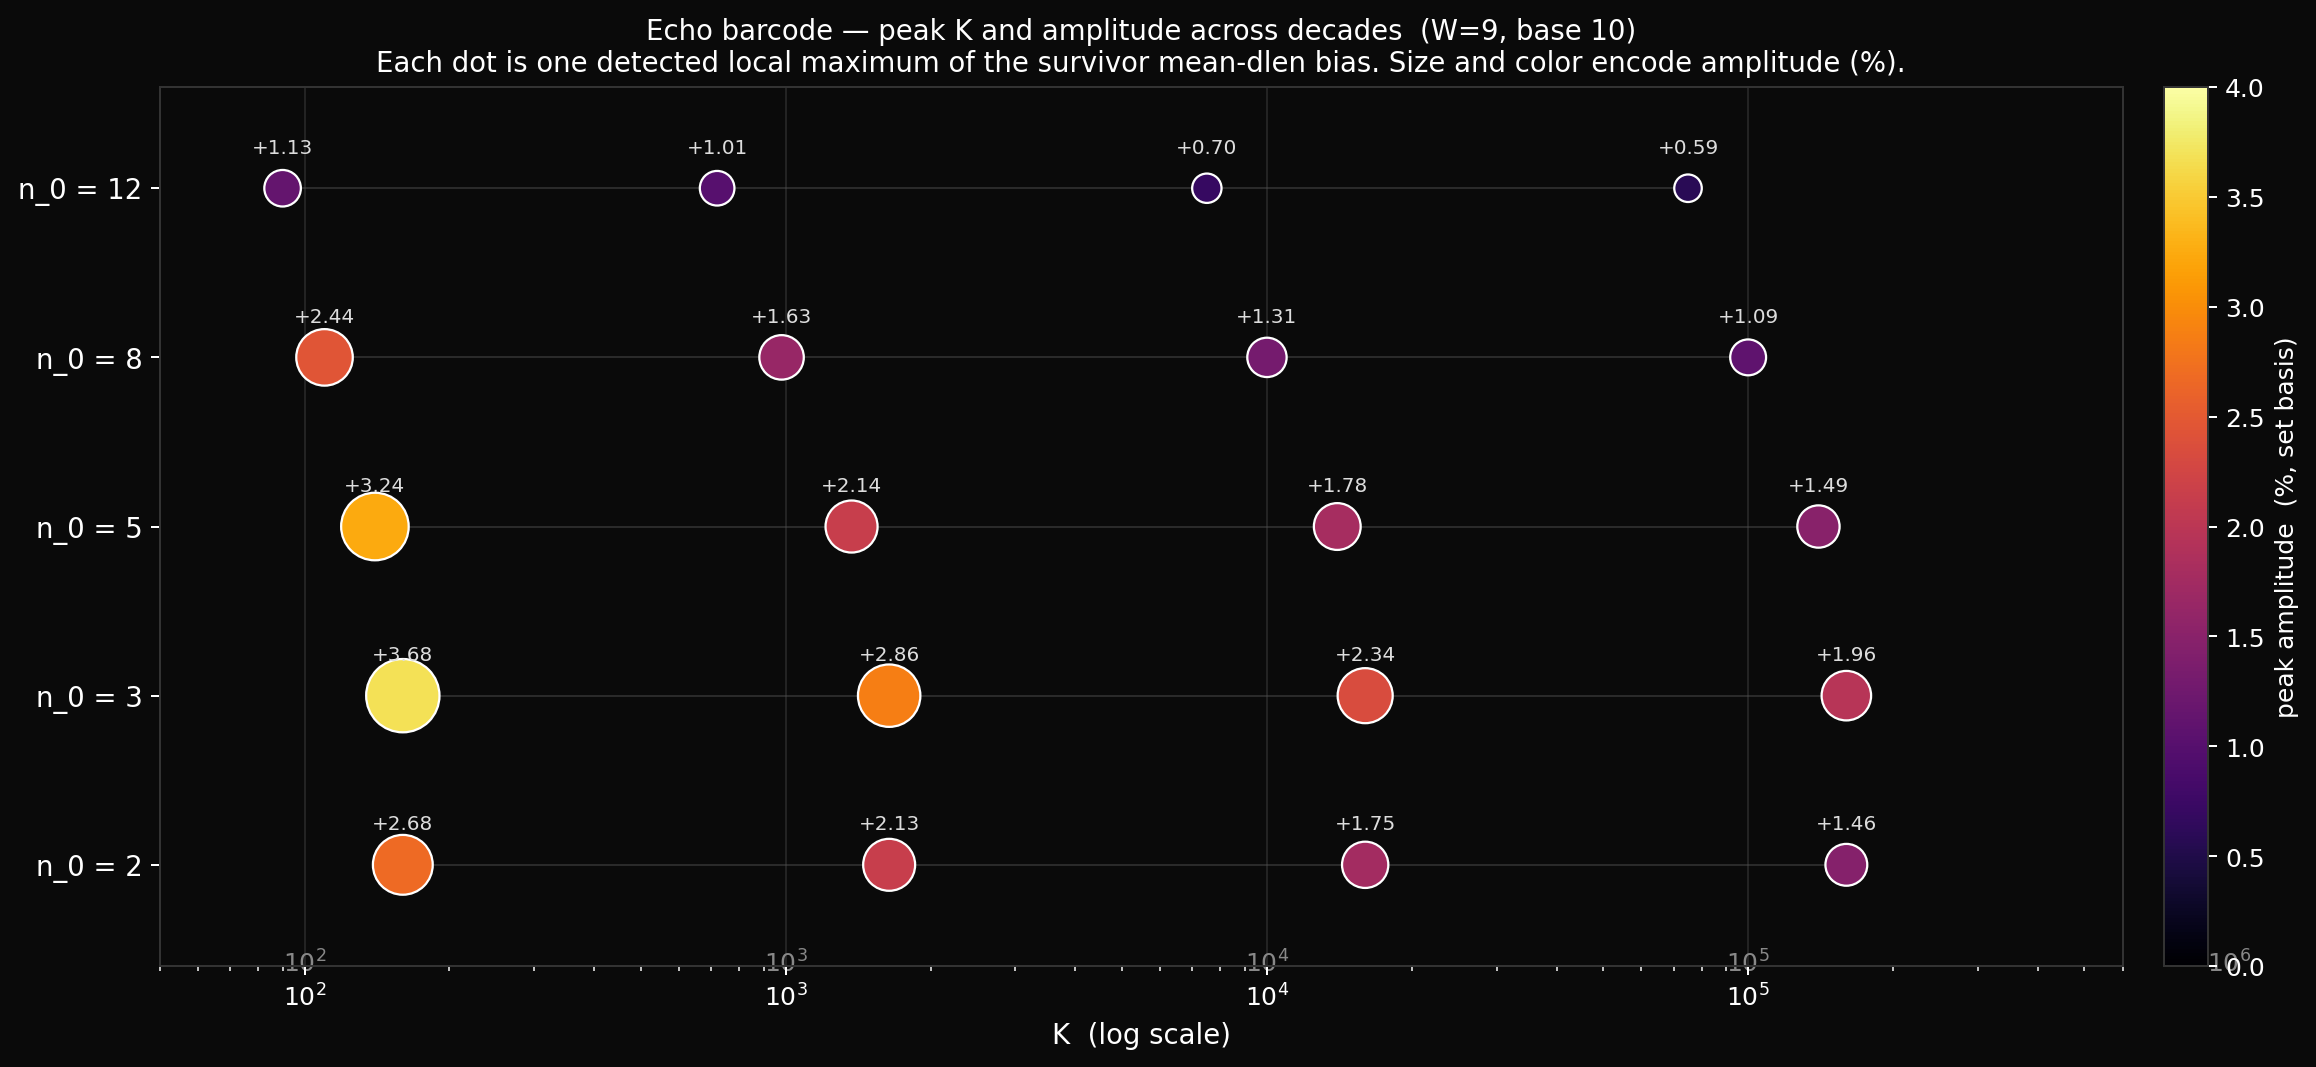

Write the Python code that produced this figure.
"""
Echo barcode — pseudo-RLE for the K-decay structure.

Reduces the three-grid (lowK + largeK + extend) bias data to a
single visual marker per (n_0, peak): position on log-K = peak K,
marker size and color = peak amplitude. Decade vertical guides
make the base-10 alignment immediate.

This is the reduction: each "decay group" is one echo, one mark.
The smooth curves are not shown. The structure to read off is:
  (1) marks line up on decade boundaries
  (2) marks shrink as K grows
  (3) every n_0 has the same number of marks (4) over the
      computed K range
"""

import numpy as np
import matplotlib.pyplot as plt

zL = np.load('l1_grid_lengths_lowK.npz')
zG = np.load('l1_grid_lengths_largeK.npz')
zE = np.load('echo_extend.npz')

# Combined (n_0, K, bias) per row.
def combined_bias_for_n0(n0):
    Ks = []
    bs = []
    if n0 in zL['N0_VALUES']:
        i = int(np.where(zL['N0_VALUES'] == n0)[0][0])
        bias = (zL['L_SURV'][i, :] / zL['N_SURV'][i, :]) / \
               (zL['L_B_SET'][i, :] / zL['N_UNIQUE'][i, :])
        Ks.append(zL['K_VALUES'])
        bs.append((bias - 1) * 100)
    if n0 in zG['N0_VALUES']:
        i = int(np.where(zG['N0_VALUES'] == n0)[0][0])
        K_g = zG['K_VALUES']
        mask = K_g > 2000
        bias = (zG['L_SURV'][i, mask] / zG['N_SURV'][i, mask]) / \
               (zG['L_B_SET'][i, mask] / zG['N_UNIQUE'][i, mask])
        Ks.append(K_g[mask])
        bs.append((bias - 1) * 100)
    K_ext = zE['K_VALUES']
    key = f'bias_n0_{n0}'
    if key in zE.files:
        Ks.append(K_ext[K_ext > 50000])
        bs.append(zE[key][K_ext > 50000])
    if not Ks:
        return None
    K = np.concatenate(Ks)
    b = np.concatenate(bs)
    idx = np.argsort(K)
    return K[idx], b[idx]


# Find peaks per n_0 (use scipy with a permissive prominence,
# then keep peaks with amp > 0.4% so we drop noise wiggles).
from scipy.signal import find_peaks

ROWS = [2, 3, 5, 8, 12]
peak_data = {}  # n_0 -> list of (K, amp)
for n0 in ROWS:
    res = combined_bias_for_n0(n0)
    if res is None:
        continue
    K, bias = res
    peaks, props = find_peaks(bias, prominence=0.1)
    Kp = K[peaks]
    Ap = bias[peaks]
    keep = (Ap > 0.4) & (Kp >= 50)
    Kp = Kp[keep]
    Ap = Ap[keep]
    # Proximity filter: walk in K-order, merge any peak within
    # factor 3 of the previous kept peak (keep the larger).
    sorted_peaks = sorted(zip(Kp.tolist(), Ap.tolist()))
    filtered = []
    for K_val, A_val in sorted_peaks:
        if not filtered or K_val / filtered[-1][0] > 3.0:
            filtered.append((K_val, A_val))
        elif A_val > filtered[-1][1]:
            filtered[-1] = (K_val, A_val)
    peak_data[n0] = filtered

# --- Plot ---
fig, ax = plt.subplots(figsize=(13, 6))
fig.patch.set_facecolor('#0a0a0a')
ax.set_facecolor('#0a0a0a')

# Decade vertical guides at K = 10^d for d = 2..6.
for d in range(2, 7):
    ax.axvline(10**d, color='#3a3a3a', linestyle='-',
               linewidth=0.6, alpha=0.7, zorder=0)
    ax.text(10**d, 0.5, f'$10^{d}$', color='#888',
            ha='center', va='top', fontsize=10, zorder=1)

# Per-row spike trains: tiny connecting lines + dots.
y_positions = {n0: i for i, n0 in enumerate(ROWS, start=1)}
amp_max = max(a for peaks in peak_data.values() for _, a in peaks)

for n0, peaks in peak_data.items():
    y = y_positions[n0]
    Ks = [K for K, _ in peaks]
    As = [A for _, A in peaks]
    # Faint connecting line through the train
    ax.plot(Ks, [y] * len(Ks), color='#555', linewidth=0.7,
            alpha=0.5, zorder=1)
    # Dots: size encodes amplitude
    sizes = [(A / amp_max) ** 1.4 * 800 + 60 for A in As]
    sc = ax.scatter(Ks, [y] * len(Ks), s=sizes, c=As,
                    cmap='inferno', vmin=0, vmax=4,
                    edgecolor='white', linewidth=0.9,
                    zorder=3)
    # Amplitude annotations above each dot
    for K, A in peaks:
        ax.annotate(f'{A:+.2f}', (K, y),
                    xytext=(0, 14), textcoords='offset points',
                    color='#ddd', fontsize=8, ha='center',
                    zorder=4)

ax.set_xscale('log')
ax.set_xlim(50, 600000)
ax.set_ylim(0.4, len(ROWS) + 0.6)
ax.set_yticks(list(y_positions.values()))
ax.set_yticklabels([f'n_0 = {n0}' for n0 in ROWS], color='white',
                   fontsize=11)
ax.set_xlabel('K  (log scale)', color='white', fontsize=11)
ax.tick_params(colors='white', which='both')
for spine in ax.spines.values():
    spine.set_color('#333')

ax.set_title(
    'Echo barcode — peak K and amplitude across decades  '
    '(W=9, base 10)\n'
    'Each dot is one detected local maximum of the survivor '
    'mean-dlen bias. Size and color encode amplitude (%).',
    color='white', fontsize=11)

cbar = plt.colorbar(sc, ax=ax, fraction=0.025, pad=0.02)
cbar.set_label('peak amplitude  (%, set basis)',
               color='white', fontsize=10)
cbar.ax.tick_params(colors='white')
cbar.outline.set_edgecolor('#333')

plt.tight_layout()
plt.savefig('echo_barcode.png', dpi=180,
            facecolor='#0a0a0a', bbox_inches='tight')
print("-> echo_barcode.png")

print()
print("Peaks summarized:")
for n0, peaks in peak_data.items():
    pks = "  ".join(f"K={K:>7d} A={A:+.2f}%"
                     for K, A in peaks)
    print(f"  n_0={n0}: {pks}")
